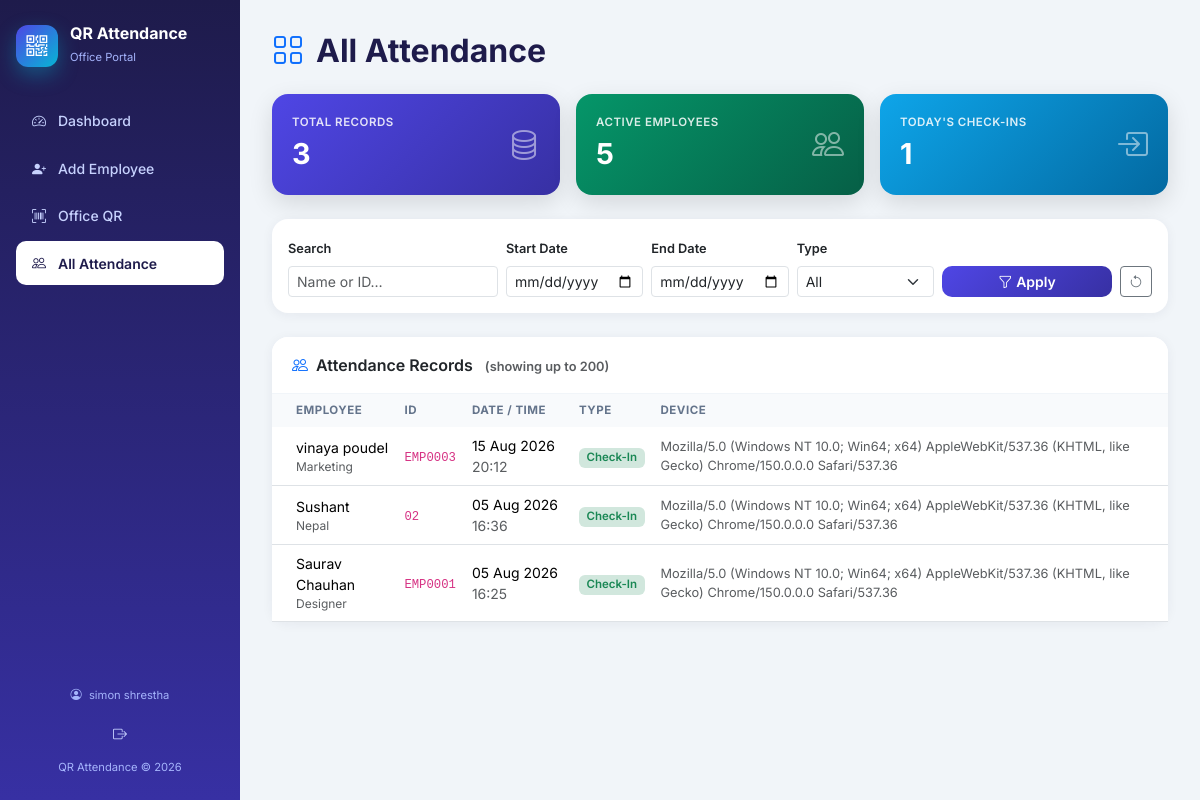
Screenshot of /attendance/admin-view/ (signed in) with the database file from the repository.
### app/models.py (models this page shows, shortened)
class Attendance(models.Model):
    class AttendanceType(models.TextChoices):
        CHECK_IN = "IN", "Check In"
        CHECK_OUT = "OUT", "Check Out"
    employee = models.ForeignKey(
        Employee,
        on_delete=models.CASCADE,
        related_name="attendances"
    )
    qr = models.ForeignKey(
        OfficeQRCode,
        on_delete=models.SET_NULL,
        related_name="attendances",
        null=True,
        blank=True
    )
    attendance_type = models.CharField(
        max_length=3,
        choices=AttendanceType.choices
    )
    timestamp = models.DateTimeField(auto_now_add=True)
    latitude = models.DecimalField(
        max_digits=9,
        decimal_places=6,
        null=True,
        blank=True
    )
    longitude = models.DecimalField(
        max_digits=9,
        decimal_places=6,
        null=True,
        blank=True
    )
    device_name = models.CharField(max_length=150, blank=True)
    ip_address = models.GenericIPAddressField(null=True, blank=True)
    class Meta:
        ordering = ["-timestamp"]
        indexes = [
            models.Index(fields=["employee", "timestamp"]),
            models.Index(fields=["attendance_type"]),
        ]

class Employee(models.Model):
    employee_id = models.CharField(
        max_length=20,
        unique=True,
        blank=True,     # auto-generated if not provided
        editable=False,  # hidden from manual entry
    )
    user = models.OneToOneField(
        settings.AUTH_USER_MODEL,
        on_delete=models.CASCADE,
        related_name="employee_profile",
        null=True,
        blank=True,
    )
    full_name = models.CharField(max_length=150)
    department = models.CharField(max_length=100, blank=True)
    designation = models.CharField(max_length=100, blank=True)
    email = models.EmailField(blank=True)
    phone = models.CharField(max_length=20, blank=True)
    is_active = models.BooleanField(default=True)
    qr_code = models.UUIDField(default=uuid.uuid4, unique=True, editable=False)

### app/views.py (the view, shortened to what this page needs)
# urls.py: path('admin-view/', views.admin_attendance_view, name='admin_attendance'),
@login_required(login_url='/attendance/login/')
def admin_attendance_view(request):
    if not request.user.is_staff:
        messages.error(request, 'Access denied. Staff only.')
        return redirect('app:login')
    start_date = request.GET.get('start_date', '')
    end_date   = request.GET.get('end_date', '')
    search     = request.GET.get('search', '')
    att_type   = request.GET.get('type', '')
    records = Attendance.objects.select_related(
        'employee', 'qr'
    ).order_by('-timestamp')
    if search:
        records = records.filter(
            Q(employee__employee_id__icontains=search) |
            Q(employee__full_name__icontains=search) |
            Q(employee__email__icontains=search)
        )
    if att_type in ['IN', 'OUT']:
        records = records.filter(attendance_type=att_type)
    today = timezone.localdate()
    context = {
        'records':          records[:200],
        'total_records':    records.count(),
        'total_employees':  Employee.objects.filter(is_active=True).count(),
        'today_checkins':   Attendance.objects.filter(
            timestamp__date=today,
            attendance_type='IN'
        ).count(),
        'start_date':  start_date,
        'end_date':    end_date,
        'search':      search,
        'att_type':    att_type,
    }
    return render(request, 'attendance/admin_attendance.html', context)

### templates/attendance/admin_attendance.html (shortened to what this page needs)
{% extends 'attendance/base.html' %}
{% load tz %}
{% block page_title %}All Attendance{% endblock %}
{% block content %}
<div class="row g-3 mb-4">
    <div class="col-6 col-lg-4">
        <div class="stat-card" style="background:linear-gradient(135deg,#4f46e5,#3730a3);">
            <div class="d-flex align-items-center justify-content-between">
                <div>
                    <div style="font-size:.72rem;font-weight:600;text-transform:uppercase;letter-spacing:.5px;opacity:.85;">Total Records</div>
                    <div class="fw-bold" style="font-size:1.8rem;">{{ total_records }}</div>
                </div>
                <i class="bi bi-database" style="font-size:2rem;opacity:.5;"></i>
            </div>
        </div>
    </div>
    <div class="col-6 col-lg-4">
        <div class="stat-card" style="background:linear-gradient(135deg,#059669,#065f46);">
            <div class="d-flex align-items-center justify-content-between">
                <div>
                    <div style="font-size:.72rem;font-weight:600;text-transform:uppercase;letter-spacing:.5px;opacity:.85;">Active Employees</div>
                    <div class="fw-bold" style="font-size:1.8rem;">{{ total_employees }}</div>
                </div>
                <i class="bi bi-people" style="font-size:2rem;opacity:.5;"></i>
            </div>
        </div>
    </div>
    <div class="col-6 col-lg-4">
        <div class="stat-card" style="background:linear-gradient(135deg,#0ea5e9,#0369a1);">
            <div class="d-flex align-items-center justify-content-between">
                <div>
                    <div style="font-size:.72rem;font-weight:600;text-transform:uppercase;letter-spacing:.5px;opacity:.85;">Today's Check-Ins</div>
                    <div class="fw-bold" style="font-size:1.8rem;">{{ today_checkins }}</div>
                </div>
                <i class="bi bi-box-arrow-in-right" style="font-size:2rem;opacity:.5;"></i>
            </div>
        </div>
    </div>
</div>
<div class="card mb-4">
    <div class="card-body">
        <form method="get" class="row g-2 align-items-end">
            <div class="col-12 col-md-3">
                <label class="form-label fw-semibold" style="font-size:.8rem;">Search</label>
                <input type="text" name="search" value="{{ search }}" class="form-control form-control-sm"
                       placeholder="Name or ID…">
            </div>
            <div class="col-12 col-md-2">
                <label class="form-label fw-semibold" style="font-size:.8rem;">Start Date</label>
                <input type="date" name="start_date" value="{{ start_date }}" class="form-control form-control-sm">
            </div>
            <div class="col-12 col-md-2">
                <label class="form-label fw-semibold" style="font-size:.8rem;">End Date</label>
                <input type="date" name="end_date" value="{{ end_date }}" class="form-control form-control-sm">
            </div>
            <div class="col-12 col-md-2">
                <label class="form-label fw-semibold" style="font-size:.8rem;">Type</label>
                <select name="type" class="form-select form-select-sm">
                    <option value="">All</option>
                </select>
            </div>
            <div class="col-12 col-md-3 d-flex gap-2">
                <button class="btn btn-primary-custom btn-sm flex-fill">
                    <i class="bi bi-funnel me-1"></i>Apply
                </button>
                <a href="{% url 'app:admin_attendance' %}" class="btn btn-outline-secondary btn-sm">
                    <i class="bi bi-arrow-counterclockwise"></i>
                </a>
            </div>
        </form>
    </div>
</div>
<div class="card">
    <div class="card-header">
        <i class="bi bi-people text-primary me-2"></i>Attendance Records
        <span class="text-muted ms-2" style="font-size:.8rem;">(showing up to 200)</span>
    </div>
    <div class="card-body p-0">
        {% if records %}
        <div class="table-responsive">
            <table class="table table-hover align-middle mb-0">
                <thead>
                    <tr>
                        <th class="ps-4">Employee</th>
                        <th>ID</th>
                        <th>Date / Time</th>
                        <th>Type</th>
                        <th class="pe-4">Device</th>
                    </tr>
                </thead>
                <tbody>
                    {% for rec in records %}
                    <tr>
                        <td class="ps-4">
{{ rec.employee.full_name }}
                            <div class="text-muted" style="font-size:.75rem;">{{ rec.employee.department|default:"" }}</div>
                        </td>
                        <td><code>{{ rec.employee.employee_id }}</code></td>
<td>{{ rec.timestamp|localtime|date:"d M Y" }} <span class="text-muted">{{ rec.timestamp|localtime|time:"H:i" }}</span></td>
                        <td>
                            {% if rec.attendance_type == 'IN' %}
                                <span class="badge bg-success-subtle text-success badge-soft">Check-In</span>
                            {% else %}
                                <span class="badge bg-warning-subtle text-warning badge-soft">Check-Out</span>
                            {% endif %}
                        </td>
                        <td class="pe-4 text-muted" style="font-size:.8rem;">{{ rec.device_name|default:"—" }}</td>
                    </tr>
                    {% endfor %}
                </tbody>
            </table>
        </div>
        {% else %}
        <div class="text-center text-muted py-5">
            <i class="bi bi-inbox" style="font-size:2.5rem;opacity:.4;"></i>
            <p class="mt-2 mb-0">No records match your filters.</p>
        </div>
        {% endif %}
    </div>
</div>
{% endblock %}

### templates/attendance/base.html (shortened to what this page needs)
<!DOCTYPE html>
<html lang="en">
<head>
    <link href="https://cdn.jsdelivr.net/npm/bootstrap@5.3.3/dist/css/bootstrap.min.css" rel="stylesheet">
    <link href="https://cdn.jsdelivr.net/npm/bootstrap-icons@1.11.3/font/bootstrap-icons.css" rel="stylesheet">
</head>
<body>
<div class="sidebar">
    <a class="brand" href="{% url 'app:dashboard' %}">
        <span class="brand-logo"><i class="bi bi-qr-code text-white" style="font-size:1.3rem;"></i></span>
        <span>
            <h6>QR Attendance</h6>
            <small>Office Portal</small>
        </span>
    </a>
<nav class="nav flex-column">
        <a class="nav-link {% if request.resolver_match.url_name == 'dashboard' %}active{% endif %}"
           href="{% url 'app:dashboard' %}">
            <i class="bi bi-speedometer2"></i> Dashboard
        </a>
       <a class="nav-link {% if request.resolver_match.url_name == 'add_employee' %}active{% endif %}"
   href="{% url 'app:add_employee' %}">
    <i class="bi bi-person-plus-fill"></i> Add Employee
</a>
{% if request.user.is_staff %}
        <a class="nav-link {% if request.resolver_match.url_name == 'office_qr_display' %}active{% endif %}"
           href="{% url 'app:office_qr_display' %}">
            <i class="bi bi-upc-scan"></i> Office QR
        </a>
        <a class="nav-link {% if request.resolver_match.url_name == 'admin_attendance' %}active{% endif %}"
           href="{% url 'app:admin_attendance' %}">
            <i class="bi bi-people"></i> All Attendance
        </a>
        {% endif %}
    </nav>
<div class="foot">
        <div class="mb-2">
            <i class="bi bi-person-circle me-1"></i>
            {{ request.user.get_full_name|default:request.user.username }}
        </div>
        <a class="nav-link d-inline-flex w-auto mx-auto" href="{% url 'app:logout' %}" title="Logout">
            <i class="bi bi-box-arrow-right"></i>
        </a>
        <div>QR Attendance &copy; {% now "Y" %}</div>
    </div>
</div>
<div class="main">
    <div class="page-wrap">
        <h2 class="page-title">
            <i class="bi bi-grid text-primary"></i> {% block page_title %}{% endblock %}
        </h2>
        {% block content %}
        {% endblock %}
    </div>
</div>
</body>
</html>

### templates/attendance/base.html (style rules this page uses)
body { font-family: 'Inter', sans-serif; background: #f1f5f9; min-height: 100vh; }
.sidebar { background: linear-gradient(180deg, #1e1b4b 0%, #3730a3 100%); min-height: 100vh; width: 240px; position: fixed; top: 0; left: 0; z-index: 1000; padding: 1.5rem 1rem; display: flex; flex-direction: column; }
.sidebar .brand { display: flex; align-items: center; gap: .75rem; color: #fff; text-decoration: none; margin-bottom: 2rem; }
.brand-logo { width: 42px; height: 42px; border-radius: 12px; background: linear-gradient(135deg, #4f46e5, #06b6d4); display: flex; align-items: center; justify-content: center; box-shadow: 0 8px 20px rgba(6,182,212,.35); }
.sidebar .brand h6 { margin: 0; font-weight: 700; }
.sidebar .brand small { color: #a5b4fc; font-size: .7rem; }
.nav-link { color: #c7d2fe; border-radius: 10px; padding: .7rem 1rem; margin-bottom: .25rem; font-size: .875rem; font-weight: 500; display: flex; align-items: center; gap: .75rem; }
.nav-link.active { color: #1e1b4b; background: #fff; font-weight: 600; }
.sidebar .foot { margin-top: auto; color: #a5b4fc; font-size: .7rem; text-align: center; }
.main { margin-left: 240px; padding: 2rem; }
.page-wrap { max-width: 1100px; }
.page-title { font-weight: 700; color: #1e1b4b; margin-bottom: 1.5rem; display: flex; align-items: center; gap: .75rem; }
.card { border: none; border-radius: 16px; box-shadow: 0 2px 12px rgba(30,27,75,.06); }
.card-header { background: #fff; border-bottom: 1px solid #f1f5f9; border-radius: 16px 16px 0 0 !important; font-weight: 600; padding: 1rem 1.25rem; }
.btn-primary-custom { background: linear-gradient(135deg, #4f46e5, #3730a3); border: none; color: #fff; border-radius: 10px; font-weight: 600; }
.stat-card { border-radius: 16px; padding: 1.25rem; color: #fff; box-shadow: 0 8px 24px rgba(0,0,0,.12); }
.table { font-size: .875rem; }
.table thead th { background: #f8fafc; color: #64748b; font-size: .72rem; text-transform: uppercase; letter-spacing: .5px; border: none; }
.badge-soft { font-weight: 600; font-size: .72rem; }

### rows the page displays
Attendance: employee.full_name "vinaya poudel", employee.department "Marketing", employee.employee_id "EMP0003", timestamp "15 Aug 2026", timestamp "20:12", attendance_type "Check-In", device_name "Mozilla/5.0 (Windows NT 10.0; Win64; x64) AppleWebKit/537.36 (KHTML, like Gecko) Chrome/150.0.0.0 Safari/537.36"
Attendance: employee.full_name "Sushant", employee.department "Nepal", employee.employee_id "02", timestamp "05 Aug 2026", timestamp "16:36", attendance_type "Check-In", device_name "Mozilla/5.0 (Windows NT 10.0; Win64; x64) AppleWebKit/537.36 (KHTML, like Gecko) Chrome/150.0.0.0 Safari/537.36"
Attendance: employee.full_name "Saurav Chauhan", employee.department "Designer", employee.employee_id "EMP0001", timestamp "05 Aug 2026", timestamp "16:25", attendance_type "Check-In", device_name "Mozilla/5.0 (Windows NT 10.0; Win64; x64) AppleWebKit/537.36 (KHTML, like Gecko) Chrome/150.0.0.0 Safari/537.36"

### other values shown
{{ request.user.get_full_name|default:request.user.username }} "simon shrestha"
{{ total_records }} "3"
{{ total_employees }} "5"
{{ today_checkins }} "1"
